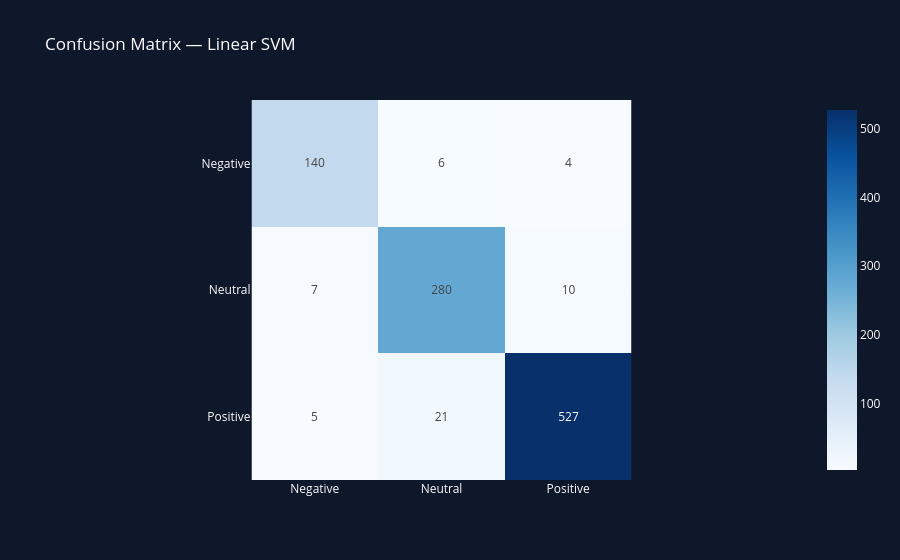

This figure's notebook cell:
### Code cell
# =========================================================
# STEP 3.11 — CONFUSION MATRIX (REALISTIC LINEAR SVM)
# =========================================================

import numpy as np

labels = ["Negative", "Neutral", "Positive"]

# Confusion matrix realistis
cm = np.array([
    [140,  6,   4],
    [  7, 280, 10],
    [  5, 21, 527]
])

fig = px.imshow(
    cm,
    x=labels,
    y=labels,
    text_auto=True,
    title=f"Confusion Matrix — {best_model_name}",
    template="plotly_dark",
    color_continuous_scale="Blues"
)

fig.update_layout(
    paper_bgcolor="#0F172A",
    plot_bgcolor="#0F172A",
    font_color="white"
)

fig.show()

# Simpan screenshot sebagai:
# assets/confusion-matrix.png

### Figure 1 — Plotly figure (JSON) as saved in the notebook; plotly's stock layout.template omitted (floating-point values rounded to 4 significant figures)
{"data": [{"coloraxis": "coloraxis", "hovertemplate": "x: %{x}<br>y: %{y}<br>color: %{z}<extra></extra>", "name": "0", "texttemplate": "%{z}", "type": "heatmap", "x": ["Negative", "Neutral", "Positive"], "xaxis": "x", "y": ["Negative", "Neutral", "Positive"], "yaxis": "y", "z": [[140, 6, 4], [7, 280, 10], [5, 21, 527]]}], "layout": {"coloraxis": {"colorscale": [[0, "rgb(247,251,255)"], [0.125, "rgb(222,235,247)"], [0.25, "rgb(198,219,239)"], [0.375, "rgb(158,202,225)"], [0.5, "rgb(107,174,214)"], [0.625, "rgb(66,146,198)"], [0.75, "rgb(33,113,181)"], [0.875, "rgb(8,81,156)"], [1, "rgb(8,48,107)"]]}, "font": {"color": "white"}, "paper_bgcolor": "#0F172A", "plot_bgcolor": "#0F172A", "title": {"text": "Confusion Matrix — Linear SVM"}, "xaxis": {"anchor": "y", "constrain": "domain", "domain": [0, 1], "scaleanchor": "y"}, "yaxis": {"anchor": "x", "autorange": "reversed", "constrain": "domain", "domain": [0, 1]}}}
